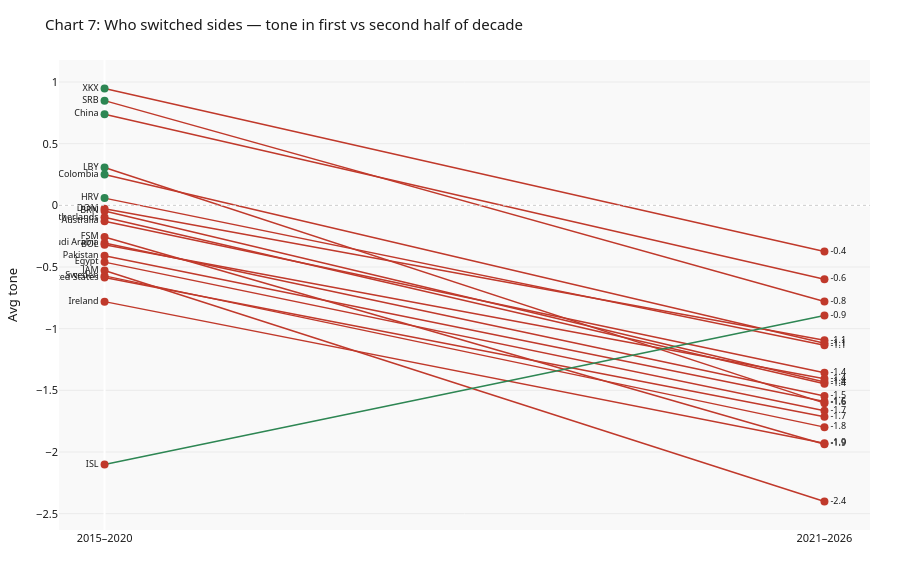

Source (notebook cell):
### Markdown cell above
---
## 7 · Who Switched Sides

**What it shows:** Slope chart connecting each country's avg tone in the *first half* of the dataset (2015–2020) to the *second half* (2021–2026). Red lines = turned more negative. Green lines = turned more positive.

**Story:** The chart is dominated by red. Almost every country that was neutral or mildly negative in 2015–2020 became more negative in 2021–2026. Only a handful moved positively — most notably Iran, which went from strongly negative to merely negative. The near-uniformity of direction across geographically and politically diverse nations underscores that this is a genuine sentiment shift, not a regional artefact.

**Process:** Country avg tone split at 2021-01-01. Countries need ≥30 articles in each period to be included. Lines coloured by sign of `(late − early)`.

### Code cell
mid = pd.Timestamp('2021-01-01')
cse = country_summary(active[active.date < mid]).query('total_articles >= 30')
csl = country_summary(active[active.date >= mid]).query('total_articles >= 30')
common = cse.index.intersection(csl.index)
delta = (csl.loc[common,'wavg_tone'] - cse.loc[common,'wavg_tone'])
top20 = delta.abs().nlargest(20).index
df7 = pd.DataFrame({'name':[COUNTRY_NAMES.get(c,c) for c in top20],
                    'early':cse.loc[top20,'wavg_tone'].values,
                    'late': csl.loc[top20,'wavg_tone'].values,
                    'delta':delta[top20].values}).sort_values('delta')

fig = go.Figure()
for _,row in df7.iterrows():
    col = RED if row.delta < 0 else GREEN
    fig.add_trace(go.Scatter(
        x=[0,1], y=[row.early, row.late], mode='lines+markers+text',
        line=dict(color=col,width=1.5),
        marker=dict(color=[GREEN if row.early>=0 else RED,
                            GREEN if row.late>=0 else RED], size=8),
        text=[row['name'],f"{row['late']:.1f}"],
        textposition=['middle left','middle right'],
        textfont=dict(size=9), showlegend=False,
        hovertemplate=f"{row['name']}<br>2015-20: {row.early:.2f} → 2021-26: {row.late:.2f}<extra></extra>"
    ))
fig.add_hline(y=0, line_width=1, line_color='#ccc', line_dash='dot')
fig.update_xaxes(tickvals=[0,1], ticktext=['2015–2020','2021–2026'], showgrid=False)
fig.update_yaxes(title='Avg tone')
fig.update_layout(**LAYOUT, height=580,
    title='Chart 7: Who switched sides — tone in first vs second half of decade')
fig.show()

### Figure 1 — Plotly figure (JSON) as saved in the notebook; plotly's stock layout.template omitted (floating-point values rounded to 4 significant figures)
{"data": [{"hovertemplate": "LBY<br>2015-20: 0.31 → 2021-26: -1.60<extra></extra>", "line": {"color": "#c0392b", "width": 1.5}, "marker": {"color": ["#2d8653", "#c0392b"], "size": 8}, "mode": "lines+markers+text", "showlegend": false, "text": ["LBY", "-1.6"], "textfont": {"size": 9}, "textposition": ["middle left", "middle right"], "type": "scatter", "x": [0, 1], "y": [0.3067, -1.604]}, {"hovertemplate": "JAM<br>2015-20: -0.53 → 2021-26: -2.40<extra></extra>", "line": {"color": "#c0392b", "width": 1.5}, "marker": {"color": ["#c0392b", "#c0392b"], "size": 8}, "mode": "lines+markers+text", "showlegend": false, "text": ["JAM", "-2.4"], "textfont": {"size": 9}, "textposition": ["middle left", "middle right"], "type": "scatter", "x": [0, 1], "y": [-0.5284, -2.401]}, {"hovertemplate": "FSM<br>2015-20: -0.26 → 2021-26: -1.94<extra></extra>", "line": {"color": "#c0392b", "width": 1.5}, "marker": {"color": ["#c0392b", "#c0392b"], "size": 8}, "mode": "lines+markers+text", "showlegend": false, "text": ["FSM", "-1.9"], "textfont": {"size": 9}, "textposition": ["middle left", "middle right"], "type": "scatter", "x": [0, 1], "y": [-0.2562, -1.937]}, {"hovertemplate": "SRB<br>2015-20: 0.85 → 2021-26: -0.78<extra></extra>", "line": {"color": "#c0392b", "width": 1.5}, "marker": {"color": ["#2d8653", "#c0392b"], "size": 8}, "mode": "lines+markers+text", "showlegend": false, "text": ["SRB", "-0.8"], "textfont": {"size": 9}, "textposition": ["middle left", "middle right"], "type": "scatter", "x": [0, 1], "y": [0.849, -0.7793]}, {"hovertemplate": "BRN<br>2015-20: -0.05 → 2021-26: -1.43<extra></extra>", "line": {"color": "#c0392b", "width": 1.5}, "marker": {"color": ["#c0392b", "#c0392b"], "size": 8}, "mode": "lines+markers+text", "showlegend": false, "text": ["BRN", "-1.4"], "textfont": {"size": 9}, "textposition": ["middle left", "middle right"], "type": "scatter", "x": [0, 1], "y": [-0.04573, -1.433]}, {"hovertemplate": "Colombia<br>2015-20: 0.25 → 2021-26: -1.12<extra></extra>", "line": {"color": "#c0392b", "width": 1.5}, "marker": {"color": ["#2d8653", "#c0392b"], "size": 8}, "mode": "lines+markers+text", "showlegend": false, "text": ["Colombia", "-1.1"], "textfont": {"size": 9}, "textposition": ["middle left", "middle right"], "type": "scatter", "x": [0, 1], "y": [0.2505, -1.118]}, {"hovertemplate": "Netherlands<br>2015-20: -0.10 → 2021-26: -1.45<extra></extra>", "line": {"color": "#c0392b", "width": 1.5}, "marker": {"color": ["#c0392b", "#c0392b"], "size": 8}, "mode": "lines+markers+text", "showlegend": false, "text": ["Netherlands", "-1.4"], "textfont": {"size": 9}, "textposition": ["middle left", "middle right"], "type": "scatter", "x": [0, 1], "y": [-0.09746, -1.446]}, {"hovertemplate": "China<br>2015-20: 0.74 → 2021-26: -0.60<extra></extra>", "line": {"color": "#c0392b", "width": 1.5}, "marker": {"color": ["#2d8653", "#c0392b"], "size": 8}, "mode": "lines+markers+text", "showlegend": false, "text": ["China", "-0.6"], "textfont": {"size": 9}, "textposition": ["middle left", "middle right"], "type": "scatter", "x": [0, 1], "y": [0.739, -0.5985]}, {"hovertemplate": "XKX<br>2015-20: 0.95 → 2021-26: -0.37<extra></extra>", "line": {"color": "#c0392b", "width": 1.5}, "marker": {"color": ["#2d8653", "#c0392b"], "size": 8}, "mode": "lines+markers+text", "showlegend": false, "text": ["XKX", "-0.4"], "textfont": {"size": 9}, "textposition": ["middle left", "middle right"], "type": "scatter", "x": [0, 1], "y": [0.9473, -0.3738]}, {"hovertemplate": "Saudi Arabia<br>2015-20: -0.31 → 2021-26: -1.55<extra></extra>", "line": {"color": "#c0392b", "width": 1.5}, "marker": {"color": ["#c0392b", "#c0392b"], "size": 8}, "mode": "lines+markers+text", "showlegend": false, "text": ["Saudi Arabia", "-1.5"], "textfont": {"size": 9}, "textposition": ["middle left", "middle right"], "type": "scatter", "x": [0, 1], "y": [-0.3052, -1.546]}, {"hovertemplate": "Australia<br>2015-20: -0.13 → 2021-26: -1.36<extra></extra>", "line": {"color": "#c0392b", "width": 1.5}, "marker": {"color": ["#c0392b", "#c0392b"], "size": 8}, "mode": "lines+markers+text", "showlegend": false, "text": ["Australia", "-1.4"], "textfont": {"size": 9}, "textposition": ["middle left", "middle right"], "type": "scatter", "x": [0, 1], "y": [-0.1284, -1.358]}, {"hovertemplate": "Sweden<br>2015-20: -0.57 → 2021-26: -1.80<extra></extra>", "line": {"color": "#c0392b", "width": 1.5}, "marker": {"color": ["#c0392b", "#c0392b"], "size": 8}, "mode": "lines+markers+text", "showlegend": false, "text": ["Sweden", "-1.8"], "textfont": {"size": 9}, "textposition": ["middle left", "middle right"], "type": "scatter", "x": [0, 1], "y": [-0.5721, -1.798]}, {"hovertemplate": "Egypt<br>2015-20: -0.46 → 2021-26: -1.67<extra></extra>", "line": {"color": "#c0392b", "width": 1.5}, "marker": {"color": ["#c0392b", "#c0392b"], "size": 8}, "mode": "lines+markers+text", "showlegend": false, "text": ["Egypt", "-1.7"], "textfont": {"size": 9}, "textposition": ["middle left", "middle right"], "type": "scatter", "x": [0, 1], "y": [-0.4603, -1.665]}, {"hovertemplate": "HRV<br>2015-20: 0.06 → 2021-26: -1.13<extra></extra>", "line": {"color": "#c0392b", "width": 1.5}, "marker": {"color": ["#2d8653", "#c0392b"], "size": 8}, "mode": "lines+markers+text", "showlegend": false, "text": ["HRV", "-1.1"], "textfont": {"size": 9}, "textposition": ["middle left", "middle right"], "type": "scatter", "x": [0, 1], "y": [0.05848, -1.135]}, {"hovertemplate": "Pakistan<br>2015-20: -0.41 → 2021-26: -1.59<extra></extra>", "line": {"color": "#c0392b", "width": 1.5}, "marker": {"color": ["#c0392b", "#c0392b"], "size": 8}, "mode": "lines+markers+text", "showlegend": false, "text": ["Pakistan", "-1.6"], "textfont": {"size": 9}, "textposition": ["middle left", "middle right"], "type": "scatter", "x": [0, 1], "y": [-0.4095, -1.591]}, {"hovertemplate": "Ireland<br>2015-20: -0.78 → 2021-26: -1.93<extra></extra>", "line": {"color": "#c0392b", "width": 1.5}, "marker": {"color": ["#c0392b", "#c0392b"], "size": 8}, "mode": "lines+markers+text", "showlegend": false, "text": ["Ireland", "-1.9"], "textfont": {"size": 9}, "textposition": ["middle left", "middle right"], "type": "scatter", "x": [0, 1], "y": [-0.7807, -1.928]}, {"hovertemplate": "United States<br>2015-20: -0.58 → 2021-26: -1.71<extra></extra>", "line": {"color": "#c0392b", "width": 1.5}, "marker": {"color": ["#c0392b", "#c0392b"], "size": 8}, "mode": "lines+markers+text", "showlegend": false, "text": ["United States", "-1.7"], "textfont": {"size": 9}, "textposition": ["middle left", "middle right"], "type": "scatter", "x": [0, 1], "y": [-0.5842, -1.714]}, {"hovertemplate": "BOL<br>2015-20: -0.32 → 2021-26: -1.41<extra></extra>", "line": {"color": "#c0392b", "width": 1.5}, "marker": {"color": ["#c0392b", "#c0392b"], "size": 8}, "mode": "lines+markers+text", "showlegend": false, "text": ["BOL", "-1.4"], "textfont": {"size": 9}, "textposition": ["middle left", "middle right"], "type": "scatter", "x": [0, 1], "y": [-0.3194, -1.407]}, {"hovertemplate": "DOM<br>2015-20: -0.03 → 2021-26: -1.09<extra></extra>", "line": {"color": "#c0392b", "width": 1.5}, "marker": {"color": ["#c0392b", "#c0392b"], "size": 8}, "mode": "lines+markers+text", "showlegend": false, "text": ["DOM", "-1.1"], "textfont": {"size": 9}, "textposition": ["middle left", "middle right"], "type": "scatter", "x": [0, 1], "y": [-0.02859, -1.094]}, {"hovertemplate": "ISL<br>2015-20: -2.10 → 2021-26: -0.89<extra></extra>", "line": {"color": "#2d8653", "width": 1.5}, "marker": {"color": ["#c0392b", "#c0392b"], "size": 8}, "mode": "lines+markers+text", "showlegend": false, "text": ["ISL", "-0.9"], "textfont": {"size": 9}, "textposition": ["middle left", "middle right"], "type": "scatter", "x": [0, 1], "y": [-2.102, -0.8939]}], "layout": {"colorway": ["#E8451A", "#2563eb", "#2d8653", "#7c3aed", "#0891b2", "#c0392b", "#f59e0b", "#ec4899"], "font": {"color": "#1a1a1a", "family": "system-ui,sans-serif", "size": 11}, "height": 580, "margin": {"b": 50, "l": 50, "r": 30, "t": 60}, "paper_bgcolor": "white", "plot_bgcolor": "#f9f9f9", "shapes": [{"line": {"color": "#ccc", "dash": "dot", "width": 1}, "type": "line", "x0": 0, "x1": 1, "xref": "x domain", "y0": 0, "y1": 0, "yref": "y"}], "title": {"text": "Chart 7: Who switched sides — tone in first vs second half of decade"}, "xaxis": {"gridcolor": "#ebebeb", "showgrid": false, "ticktext": ["2015–2020", "2021–2026"], "tickvals": [0, 1]}, "yaxis": {"gridcolor": "#ebebeb", "title": {"text": "Avg tone"}}}}
